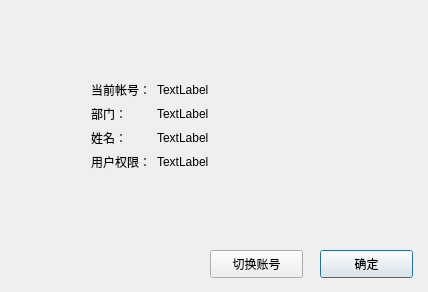
<?xml version="1.0" encoding="UTF-8"?>
<ui version="4.0">
 <class>myProfileClass</class>
 <widget class="QDialog" name="myProfileClass">
  <property name="geometry">
   <rect>
    <x>0</x>
    <y>0</y>
    <width>428</width>
    <height>292</height>
   </rect>
  </property>
  <property name="windowTitle">
   <string>myProfile</string>
  </property>
  <widget class="QWidget" name="formLayoutWidget">
   <property name="geometry">
    <rect>
     <x>80</x>
     <y>70</y>
     <width>261</width>
     <height>131</height>
    </rect>
   </property>
   <layout class="QFormLayout" name="formLayout">
    <item row="0" column="0">
     <widget class="QLabel" name="label">
      <property name="text">
       <string>当前帐号：</string>
      </property>
     </widget>
    </item>
    <item row="0" column="1">
     <widget class="QLabel" name="lblID">
      <property name="text">
       <string>TextLabel</string>
      </property>
     </widget>
    </item>
    <item row="1" column="0">
     <widget class="QLabel" name="label_2">
      <property name="text">
       <string>部门：</string>
      </property>
     </widget>
    </item>
    <item row="2" column="0">
     <widget class="QLabel" name="label_3">
      <property name="text">
       <string>姓名：</string>
      </property>
     </widget>
    </item>
    <item row="1" column="1">
     <widget class="QLabel" name="lblApart">
      <property name="text">
       <string>TextLabel</string>
      </property>
     </widget>
    </item>
    <item row="2" column="1">
     <widget class="QLabel" name="lblName">
      <property name="text">
       <string>TextLabel</string>
      </property>
     </widget>
    </item>
    <item row="3" column="0">
     <widget class="QLabel" name="label_6">
      <property name="text">
       <string>用户权限：</string>
      </property>
     </widget>
    </item>
    <item row="3" column="1">
     <widget class="QLabel" name="lblLevel">
      <property name="text">
       <string>TextLabel</string>
      </property>
     </widget>
    </item>
   </layout>
  </widget>
  <widget class="QPushButton" name="btnOK">
   <property name="geometry">
    <rect>
     <x>320</x>
     <y>250</y>
     <width>93</width>
     <height>28</height>
    </rect>
   </property>
   <property name="text">
    <string>确定</string>
   </property>
  </widget>
  <widget class="QPushButton" name="pushButton_2">
   <property name="geometry">
    <rect>
     <x>210</x>
     <y>250</y>
     <width>93</width>
     <height>28</height>
    </rect>
   </property>
   <property name="text">
    <string>切换账号</string>
   </property>
  </widget>
 </widget>
 <layoutdefault spacing="6" margin="11"/>
 <resources/>
 <connections/>
</ui>
